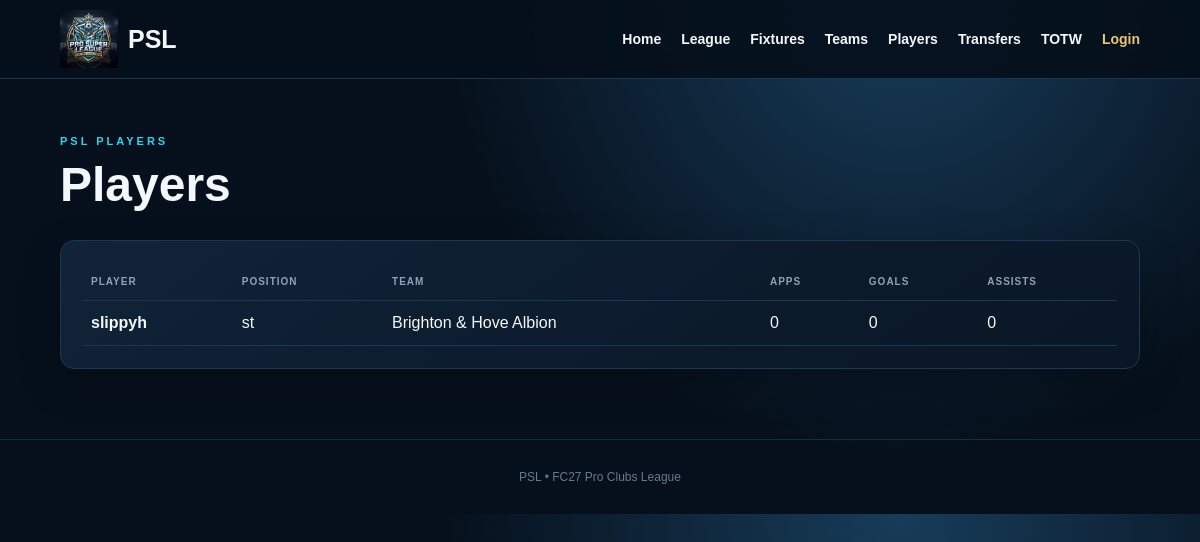
The page /players on the database its author committed.
### tables this page shows
CREATE TABLE players (
      id INTEGER PRIMARY KEY AUTOINCREMENT,
      name TEXT NOT NULL, position TEXT DEFAULT '', team_id INTEGER,
      appearances INTEGER DEFAULT 0, goals INTEGER DEFAULT 0, assists INTEGER DEFAULT 0, discord_id TEXT,
      FOREIGN KEY(team_id) REFERENCES teams(id) ON DELETE SET NULL
    );

### app.py (the view)
@app.route("/players")
def players():
    c=db(); rows=c.execute("""SELECT p.*,COALESCE(t.name,'Free Agent') team FROM players p
      LEFT JOIN teams t ON t.id=p.team_id ORDER BY p.goals DESC,p.assists DESC,p.name""").fetchall(); c.close()
    return render_template("players.html",players=rows)

### app.py (called while the page is built)
def db():
    c = sqlite3.connect(DB)
    c.row_factory = sqlite3.Row
    c.execute("PRAGMA foreign_keys = ON")
    return c

@app.context_processor
def globals_():
    return {
        "logged_in": bool(session.get("admin")),
        "discord_logged_in": bool(session.get("discord_id")),
    }

### templates/players.html
{% extends "base.html" %}{% block title %}Players{% endblock %}{% block content %}<section class="page-head"><span class="eyebrow">PSL PLAYERS</span><h1>Players</h1></section><section class="panel"><table><tr><th>Player</th><th>Position</th><th>Team</th><th>Apps</th><th>Goals</th><th>Assists</th></tr>{% for p in players %}<tr><td><a href="/player/{{p.id}}"><b>{{p.name}}</b></a></td><td>{{p.position}}</td><td>{{p.team}}</td><td>{{p.appearances}}</td><td>{{p.goals}}</td><td>{{p.assists}}</td></tr>{% endfor %}</table></section>{% endblock %}

### static/style.css (style rules this page uses)
:root { --bg:#06101c;--panel:#0d1d2d;--panel2:#11283d;--gold:#e8c76d;--cyan:#28d7ee;--text:#f4f7fb;--muted:#91a2b6;--line:#1c3850 }
* { box-sizing:border-box }
body { margin:0;background:radial-gradient(circle at 75% 0,#173c59 0,#06101c 44%);color:var(--text);font-family:Arial,Helvetica,sans-serif }
a { color:inherit;text-decoration:none }
.eyebrow { color:var(--cyan);font-weight:900;font-size:11px;letter-spacing:3px }
.panel,.card { background:linear-gradient(145deg,#102338,#091625);border:1px solid var(--line);border-radius:14px;box-shadow:0 15px 40px #0004 }
.panel { padding:22px }
h1 { font-size:48px;margin:8px 0 0 }
table { width:100%;border-collapse:collapse }
th { text-align:left;color:var(--muted);font-size:10px;text-transform:uppercase;letter-spacing:1px }
td,th { padding:13px 8px;border-bottom:1px solid var(--line) }
.page-head { padding:20px 0 28px }

### rows shown on the page
players: name "slippyh", position "st", team "Brighton & Hove Albion", appearances "0", goals "0", assists "0"
